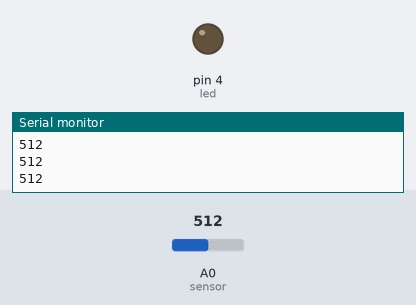
This sketch was run on a simulated Arduino Uno, built with avr-gcc and run on an emulated ATmega328P. Parts: output pins drawn as LEDs (lit = HIGH), the last lines printed to the serial monitor. The inputs (shaded band) are chosen by the test bench; at power-on: A0 (sensor) = 512.

Above: at 1.2 s.
1.3 s: A0 (sensor) set to 317
2.8 s: A0 (sensor) set to 293
At 3.7 s:
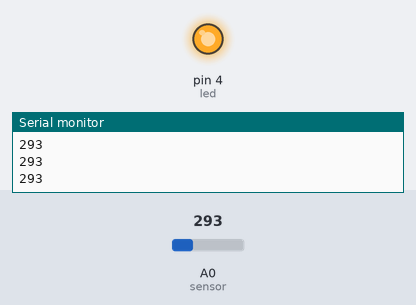
4.3 s: A0 (sensor) set to 306
At 4.9 s:
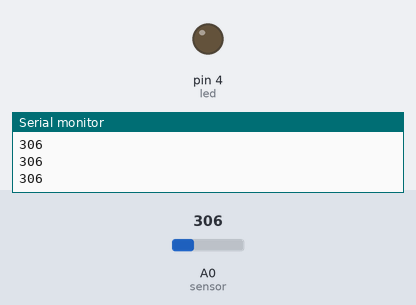
5.8 s: A0 (sensor) set to 290
At 7.2 s:
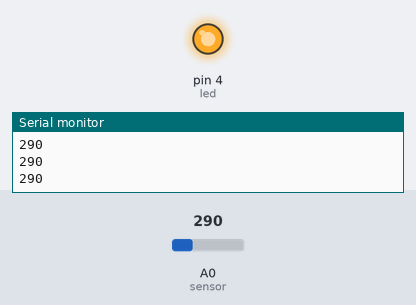
Timing chart, 0 to 8.3 s (numbered marks = the images above; inputs shaded):
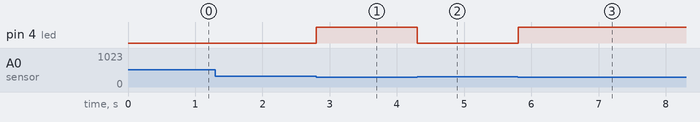

The sketch:

Sensor_LDR.ino
```cpp
int led = 4; // Definindo que o LED  está na porta digital 4

int sensor = A0; // Definindo que o Sensor está na porta analógica A0

int valorsensor = 0;// Variável que armazena o valor da leitura do sensor

void setup() { // inicia o void setup

Serial.begin(9600); // Inicia a comunicação serial na velocidade de 9600

pinMode (led, OUTPUT); //Define LED como saída
  pinMode (sensor, INPUT); //Define sensor como entrada

}

void loop() { // Inicia o void loop

  Serial.println(valorsensor); // Imprimi o valor do sensor no monitor serial

   valorsensor = analogRead (sensor);// Faz a leitura analógica da porta em que o Sensor esta conectado

   if((valorsensor) < 300){ //Se o valor de valor do sensor for menor que 300
    digitalWrite(led, HIGH);// O LED acende
  }
  else{ // Se não

    digitalWrite(led, LOW);//O LED fica apagado
  }
}
```

Measured:
- the behaviour switches between 300 and 299 on A0 (sensor) (found by bisection; images 0 and 1)
- after the input at 2.8 s, pin 4 (led): LOW → HIGH at once
- after the input at 4.3 s, pin 4 (led): HIGH → LOW at once
- after the input at 5.8 s, pin 4 (led): LOW → HIGH at once
